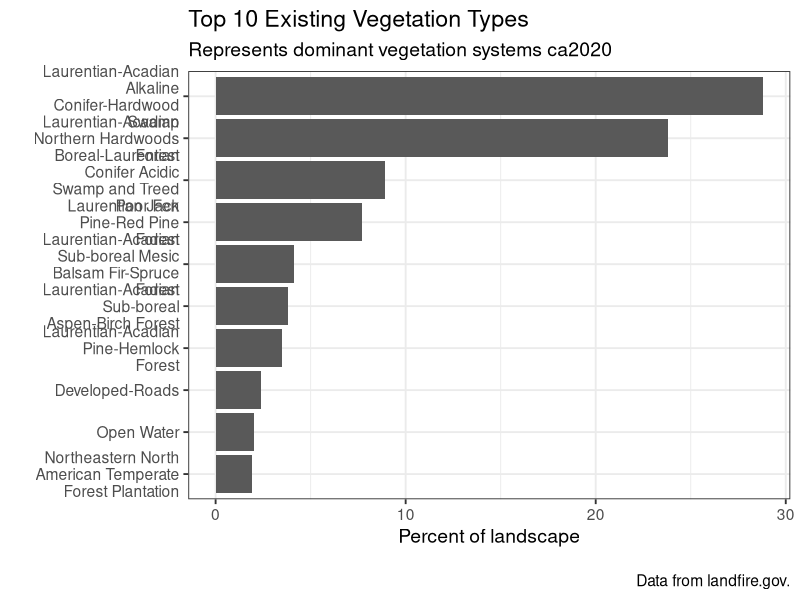
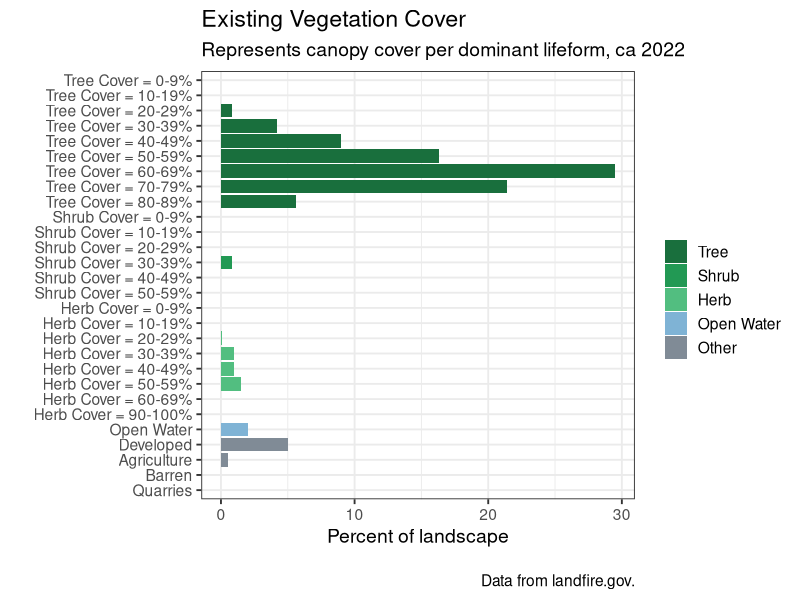
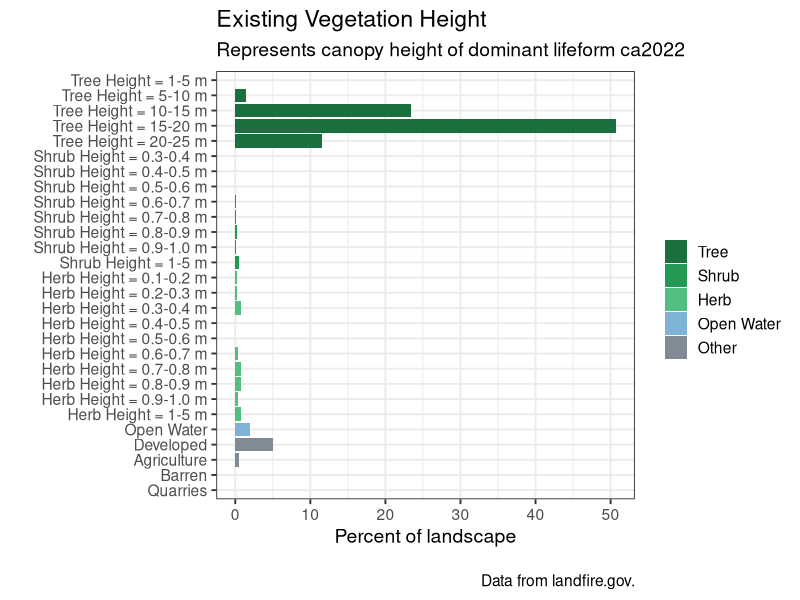

Write the R code that produced these figures, in order.
## ---- chunk 1
library(tidyverse)
## ---- chunk 2
evtname <- read.csv(file = "data/evt_aoi_attributes.csv") %>%
  group_by(EVT_NAME) %>%
  summarize(ACRES = sum(ACRES),
            REL_PERCENT = sum(REL_PERCENT)) %>%
  arrange(desc(REL_PERCENT)) %>%
  top_n(n = 10, wt = REL_PERCENT)

# plot
evtChart <-
  ggplot(data = evtname, aes(x = EVT_NAME, y = REL_PERCENT)) +
  geom_bar(stat = "identity") +
  labs(
    title = "Top 10 Existing Vegetation Types",
    subtitle = "Represents dominant vegetation systems ca2020",
    caption = "\nData from landfire.gov.",
    x = "",
    y = "Percent of landscape") +
  scale_x_discrete(limits = rev(evtname$EVT_NAME),
                   labels = function(x) str_wrap(x, width = 18)) +
  coord_flip() +
  theme_bw(base_size = 14)

evtChart
## ---- chunk 3
evcname <- read.csv("data/evc_aoi_attributes.csv")

# create "type" column based on conditions
evcname <- evcname %>% mutate(type = if_else(VALUE %in% 11, "Open Water",
                                             if_else(VALUE %in% 12, "Snow / Ice",
                                                     if_else(VALUE %in% c(13:25), "Developed",
                                                             if_else(VALUE %in% 31, "Barren",
                                                                     if_else(VALUE %in% c(60:70), "Agriculture",
                                                                             if_else(VALUE %in% 32, "Quarries",
                                                                                     if_else(VALUE %in% 100, "Sparse Vegetation",
                                                                                             if_else(VALUE %in% c(101:199), "Tree",
                                                                                                     if_else(VALUE %in% c(201:299), "Shrub",
                                                                                                             if_else(VALUE %in% c(301:399), "Herb",
                                                                                                                     "Other")))))))))))

# create reverse substr() function
revSubstr <- function(x, start, stop) {
  x <- strsplit(x, "")
  sapply(x, 
         function(x) paste(rev(rev(x)[start:stop]), collapse = ""), 
         USE.NAMES = FALSE)  }

# create cover column based on 2nd and 3rd to last values of classname
# if "Other" type, make 0
evcname <- evcname %>% mutate(cover = as.numeric(if_else(VALUE > 100,
                                                         revSubstr(evcname$CLASSNAMES, start = 2, stop = 3),
                                                         "0")))

# create bin breaks for grouping
breaks <- seq(0, 100, 10)
# create intervals for grouping and summarize
# also create factor order for "type"
evcgroup <- evcname %>%
  mutate(interval = cut(cover,
                        breaks, 
                        include.lowest = TRUE, 
                        right = T,
                        labels = c("0-9", "10-19", "20-29", "30-39", "40-49", "50-59", "60-69", "70-79", 
                                   "80-89", "90-100")),
         type = factor(type, levels = c("Tree", "Shrub", "Herb", "Open Water", "Snow / Ice", "Developed", "Agriculture", "Sparse Vegetation", "Barren", "Quarries", "Other"))) %>%
  group_by(type, interval) %>%
  summarize(Freq = sum(Freq),
            ACRES = sum(ACRES),
            REL_PERCENT = sum(REL_PERCENT))

# add label and legend names based on condition
evcgroup <- evcgroup %>% mutate(label = if_else(type %in% c("Tree", "Shrub", "Herb"),
                                                paste0(type, " Cover = ", interval, "%"), as.character(type)),
                                legend = if_else(type %in% c("Tree", "Shrub", "Herb", "Open Water"),
                                                 type, as.factor("Other")))

# turn current label order to factors
evclabel.list <- evcgroup$label
evcgroup <- evcgroup %>% mutate(label = fct_rev(factor(label, evclabel.list)))

# create factor level colors for legend
cols <- c("Tree" = "#196F3D", "Shrub" = "#229954", "Herb" = "#52BE80", "Open Water" = "#7FB3D5",
          "Other" = "#808B96")

# plot
evcChart <-
  ggplot(data = evcgroup, aes(x = label, y = REL_PERCENT, fill = legend)) +
  geom_bar(stat = "identity") +
  labs(
    title = "Existing Vegetation Cover",
    subtitle = "Represents canopy cover per dominant lifeform, ca 2022",
    caption = "\nData from landfire.gov.",
    x = "",
    y = "Percent of landscape") +
  scale_fill_manual(values = cols, name = "") +
  coord_flip() +
  theme_bw(base_size = 14)

evcChart

## ---- chunk 4

# load evh attribute table
evhname <- read.csv(file = "data/evh_aoi_attributes.csv")


# create "type" column based on conditions
evhname <- evhname %>% mutate(type = if_else(VALUE %in% 11, "Open Water",
                                             if_else(VALUE %in% 12, "Snow / Ice",
                                                     if_else(VALUE %in% c(13:25), "Developed",
                                                             if_else(VALUE %in% 31, "Barren",
                                                                     if_else(VALUE %in% c(60:70), "Agriculture",
                                                                             if_else(VALUE %in% 32, "Quarries",
                                                                                     if_else(VALUE %in% 100, "Sparse Vegetation",
                                                                                             if_else(VALUE %in% c(101:199), "Tree",
                                                                                                     if_else(VALUE %in% c(201:299), "Shrub",
                                                                                                             if_else(VALUE %in% c(301:399), "Herb",
                                                                                                                     "Other"))))))))))) %>%
  mutate(height_m = if_else(type %in% "Tree", (VALUE -100),
                            if_else(type %in% "Shrub", ((VALUE - 200) / 10),
                                    if_else(type %in% "Herb", ((VALUE - 300) / 10), 0))) %>%
           as.character() %>% as.numeric())

# create bin breaks for grouping
breaks <- c(0, 0.1, 0.2, 0.3, 0.4, 0.5, 0.6, 0.7, 0.8, 0.9, 1, 5, 10, 15, 20, 25, 30, 35, 40, 45, 50, 55, 60, 65, 70, 75, 80, 85, 90, 95, 100)

# create intervals for grouping and summarize
# also create factor order for "type"
evhgroup <- evhname %>%
  mutate(interval = cut(height_m,
                        breaks, 
                        include.lowest = TRUE, 
                        right = F,
                        labels = c("0", "0.1-0.2", "0.2-0.3", "0.3-0.4" ,"0.4-0.5", "0.5-0.6", "0.6-0.7", "0.7-0.8", "0.8-0.9", "0.9-1.0", "1-5", "5-10", "10-15", "15-20", "20-25", "25-30", "30-35", "35-40", "40-45", "45-50", "50-55", "55-60", "60-65", "65-70", "70-75", "75-80", "80-85", "85-90", "90-95", "95-100")),
         type = factor(type, levels = c("Tree", "Shrub", "Herb", "Open Water", "Snow / Ice", "Developed", "Agriculture", "Sparse Vegetation", "Barren", "Quarries", "Other"))) %>%
  group_by(type, interval) %>%
  summarise(VALUE = sum(VALUE),
            ACRES = sum(ACRES),
            REL_PERCENT = sum(REL_PERCENT))



# add label and legend names based on condition
evhgroup <- evhgroup %>% mutate(label = if_else(type %in% c("Tree", "Shrub", "Herb"),
                                                paste0(type, " Height = ", interval, " m"), as.character(type)),
                                legend = if_else(type %in% c("Tree", "Shrub", "Herb", "Open Water"),
                                                 type, as.factor("Other")))
# turn current label order to factors
evhlabel.list <- evhgroup$label
evhgroup <- evhgroup %>% mutate(label = fct_rev(factor(label, evhlabel.list)))

# create factor level colors for legend
cols <- c("Tree" = "#196F3D", "Shrub" = "#229954", "Herb" = "#52BE80", "Open Water" = "#7FB3D5",
          "Other" = "#808B96")


# plot
evhChart <-
ggplot(data = evhgroup, aes(x = label, y = REL_PERCENT, fill = legend)) +
  geom_bar(stat = "identity") +
  labs(
    title = "Existing Vegetation Height",
    subtitle = "Represents canopy height of dominant lifeform ca2022",
    caption = "\nData from landfire.gov.",
    x = "",
    y = "Percent of landscape") +
  scale_fill_manual(values = cols, name = "") +
  coord_flip() +
  theme_bw(base_size = 14)

evhChart
